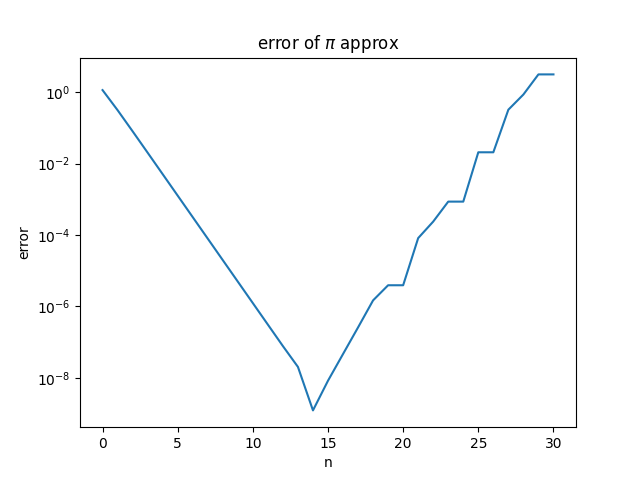

This figure's Python source:
import matplotlib.pyplot as plt
import numpy as np

k_max = 30
u_seq = [2]
error = [abs(np.pi - 2)]

for k in range(1, k_max + 1):
    # sqrt goes to zero, some decimal places are lost before
    u = 2 ** k * np.sqrt(2 * (1 - np.sqrt(1 - (2 ** (-k) * u_seq[k - 1]) ** 2)))
    print(f"k={k}, order or 2^k {np.floor(np.log10(2 ** k))}, order of sqrt {np.floor(np.log10(np.sqrt(2 * (1 - np.sqrt(1 - (2 ** (-k) * u_seq[k - 1]) ** 2)))))}, error {abs(np.pi - u)}")
    print(f"k={k}, 2^k {2 ** k}, sqrt term {np.sqrt(2 * (1 - np.sqrt(1 - (2 ** (-k) * u_seq[k - 1]) ** 2)))}")

    u_seq.append(u)

    error.append(abs(np.pi - u))

print("minimum error at k = {}".format(error.index(min(error)) + 1))

plt.semilogy(range(k_max + 1), error)
plt.title("error of $\pi$ approx")
plt.xlabel("n")
plt.ylabel("error")
plt.show()
